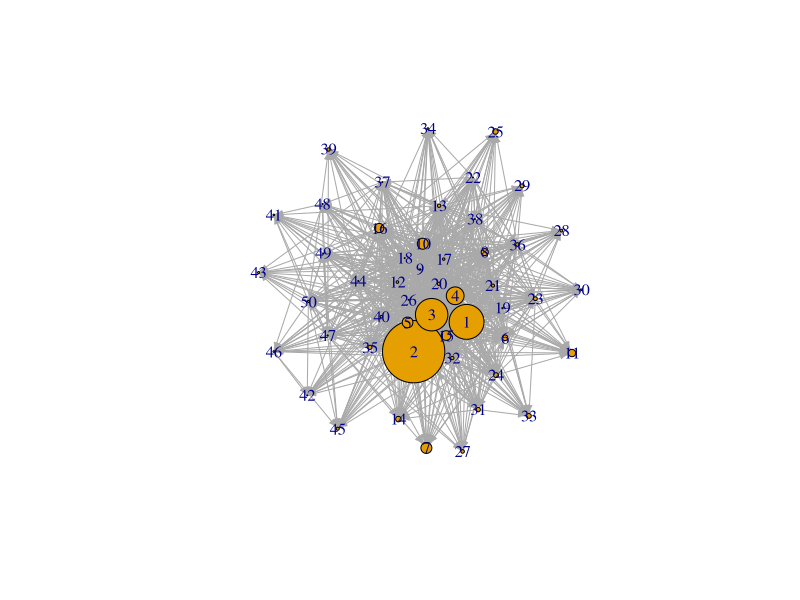
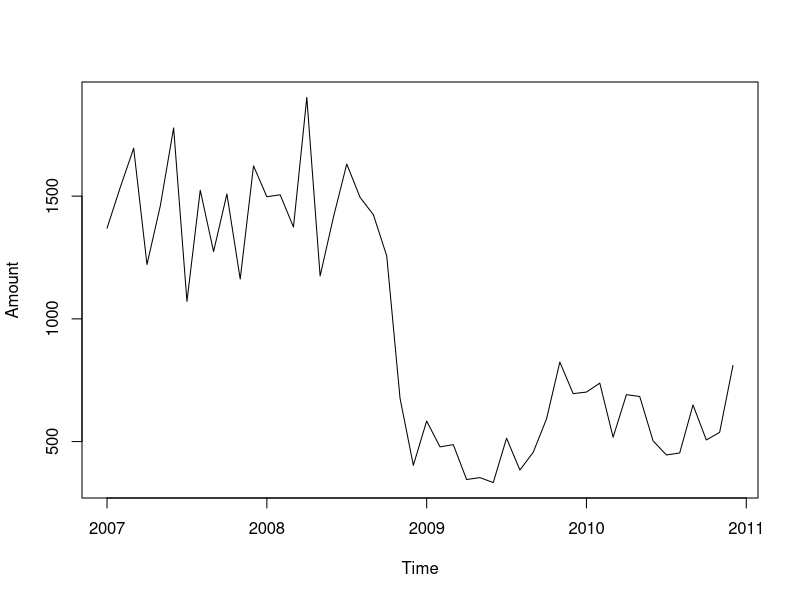
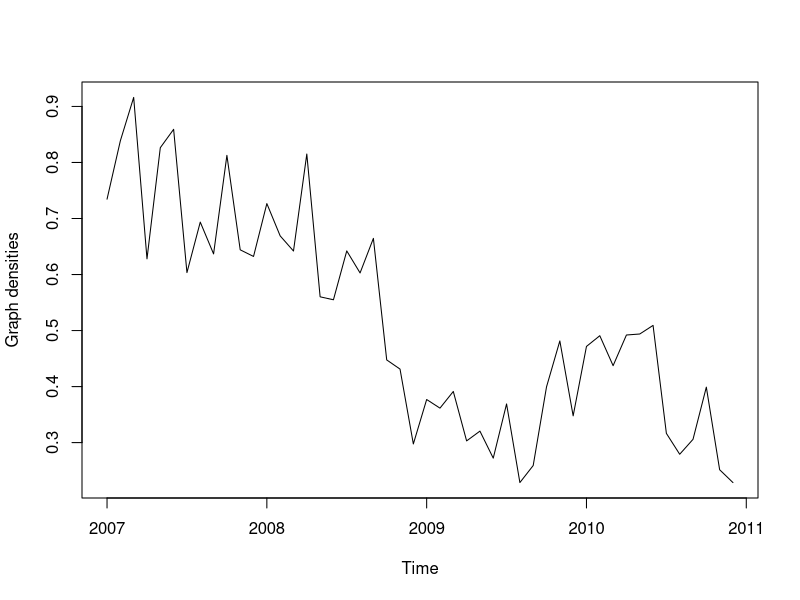

Write R code to recreate these figures, in order.

library(igraph)
data <- read.csv2("networktable.csv")
str(data)

#21314 * 7

size <- read.csv2("vertices.csv")
bignetwork <- graph.data.frame(data,vertices=size)

is.connected(bignetwork)
table(is.multiple(bignetwork)) #check whether the network has multiple edges:
str(is.loop(bignetwork))
# leave out all the loops and summarize the multiple edges
snetwork <- simplify(bignetwork,edge.attr.comb="sum")
plot(snetwork,edge.arrow.size = 0.4)

#detect community (densely connected subgraphs)
communities <- walktrap.community(snetwork)
communities

#market structure evolve in time
#high stability

#compare network topology before and after 
#the default of Lehman Brothers in 2008

monthlynetwork <- subset(data,(Year == 2008)&(Month == 9))

#sum of each month of each year
mAmount <- with(data,
	aggregate(Amount, by = list(Month = Month, Year = Year),
		FUN = sum))
#plot monthly time series
plot(ts(mAmount$x,start=c(2007,1),frequency=12),
	ylab = "Amount")
#we counld find a massive struture change after Lehman-fall
#inner structure also change
#plot evolution of graph density
ds <- sapply(2007:2010,function(year){
	sapply(1:12,function(month){
		mdata <- subset(data,(Year == year)&(Month == month))
		graph.density(graph.data.frame(mdata))
		})
	})
plot(ts(as.vector(ds),start = c(2007,1),frequency=12),xlab="Time",
	ylab = "Graph densities")
#could see  after Lehman-fall, density dropped
#transactions concentrated on fewer banks











